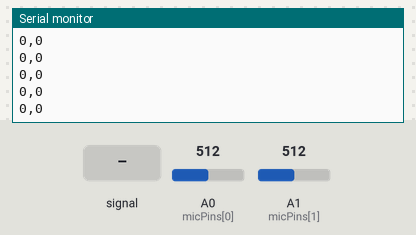
Bench run of a sketch on a simulated Arduino Uno, built with avr-gcc and run on an emulated ATmega328P. Shown: the last lines printed to the serial monitor. The test bench sets the inputs (shaded band); at power-on: A0 (micPins[0]) = 512, A1 (micPins[1]) = 512.

Above: at 3.7 s.
3.8 s: A0 (micPins[0]) fed a 200 Hz sine of ±81 counts around its level
At 4.9 s:
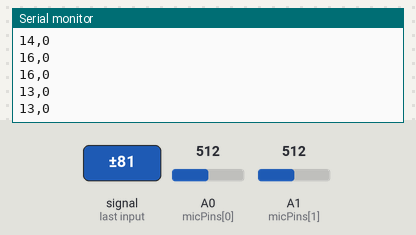
5.3 s: A1 (micPins[1]) fed a 200 Hz sine of ±81 counts around its level
At 5.9 s:
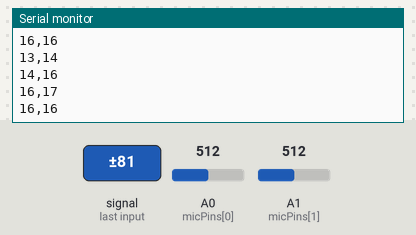
6.8 s: A0 (micPins[0]) set to 716
At 7.9 s:
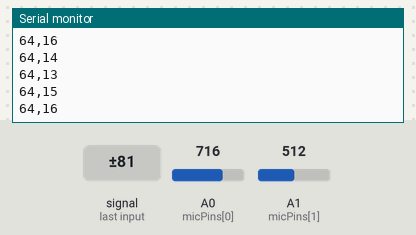
8.3 s: A1 (micPins[1]) set to 716
At 9.1 s:
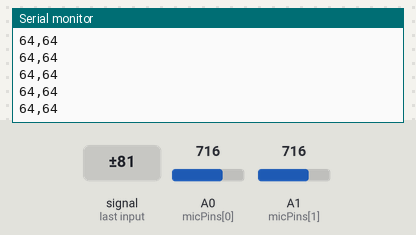
9.8 s: A0 (micPins[0]) fed a 1000 Hz sine of ±255 counts around its level
At 10.5 s:
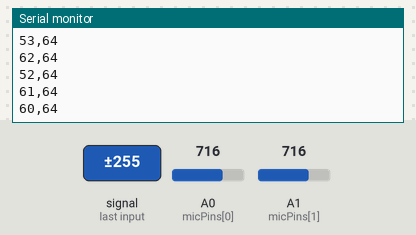
11.3 s: A1 (micPins[1]) fed a 1000 Hz sine of ±255 counts around its level
At 11.8 s:
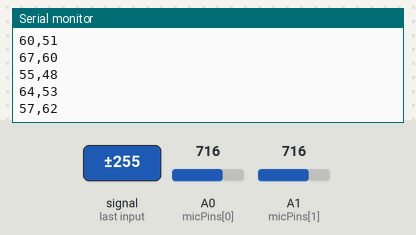
Timing chart, 0 to 13.8 s (numbered marks = the images above; inputs shaded):
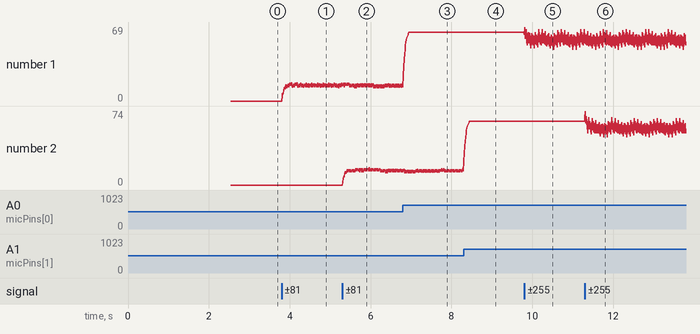

The sketch:

minie5_test.ino
```cpp
// --- Arduino Code for 2 Microphones (A0, A1) --- //

const int NUM_MICS = 2;
const int micPins[NUM_MICS] = {A0, A1};

int baseline[NUM_MICS];
int smoothed[NUM_MICS];

void setup() {
  Serial.begin(115200);

  // calibrate
  delay(500);
  for (int m = 0; m < NUM_MICS; m++) {
    long sum = 0;
    for (int i = 0; i < 200; i++) {
      sum += analogRead(micPins[m]);
      delay(5);
    }
    baseline[m] = sum / 200;
    smoothed[m] = 0;
  }
}

void loop() {
  int loudness[NUM_MICS];

  for (int m = 0; m < NUM_MICS; m++) {
    int v = analogRead(micPins[m]);
    int delta = abs(v - baseline[m]);

    if (delta < 4) delta = 0;
    if (delta > 300) delta = 300;

    // scale 0–300 → 0–100
    int level = map(delta, 0, 300, 0, 100);

    // smoothing
    smoothed[m] = (smoothed[m] * 4 + level) / 5;
    loudness[m] = smoothed[m];
  }

  // send to Processing
  Serial.print(loudness[0]);
  Serial.print(",");
  Serial.println(loudness[1]);

  delay(10);
}
```

Measured:
- after the input at 3.8 s, the serial monitor: prints a new line at once (image 1)
- after the input at 5.3 s, the serial monitor: prints a new line at once (image 2)
- after the input at 6.8 s, the serial monitor: prints a new line at once (image 3)
- after the input at 8.3 s, the serial monitor: prints a new line at once (image 4)
- after the input at 9.8 s, the serial monitor: prints a new line at once (image 5)
- after the input at 11.3 s, the serial monitor: prints a new line at once (image 6)
- plotted number 1: 0 → 17 after the input at 3.8 s, 13 → 64 after the input at 6.8 s, 64 → 54 after the input at 9.8 s
